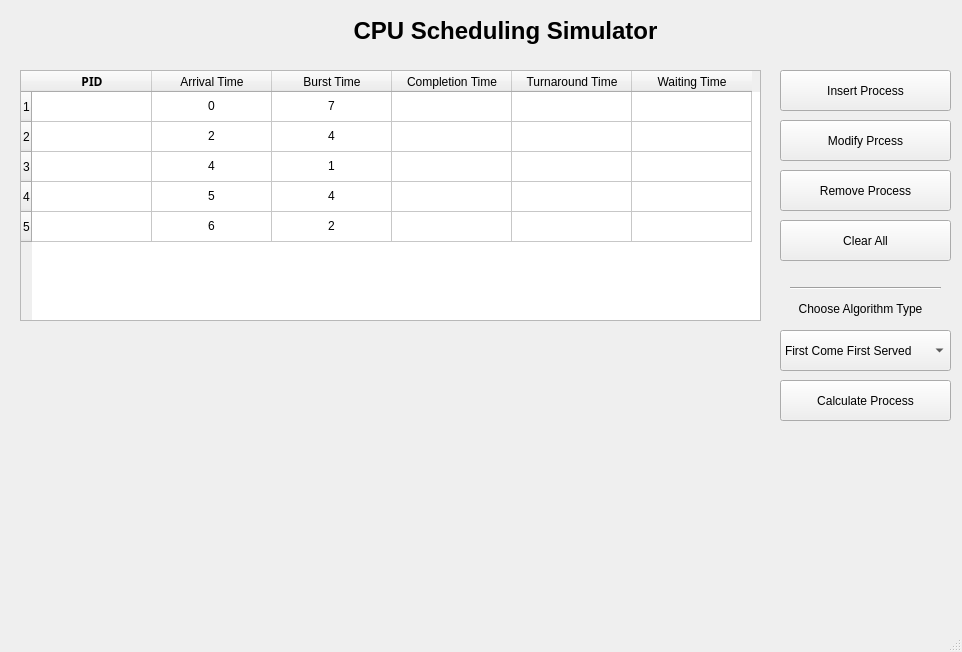
<?xml version="1.0" encoding="UTF-8"?>
<ui version="4.0">
 <class>MainWindow</class>
 <widget class="QMainWindow" name="MainWindow">
  <property name="enabled">
   <bool>true</bool>
  </property>
  <property name="geometry">
   <rect>
    <x>0</x>
    <y>0</y>
    <width>962</width>
    <height>652</height>
   </rect>
  </property>
  <property name="windowTitle">
   <string>MainWindow</string>
  </property>
  <property name="iconSize">
   <size>
    <width>22</width>
    <height>22</height>
   </size>
  </property>
  <widget class="QWidget" name="centralwidget">
   <widget class="QTableWidget" name="processTable">
    <property name="geometry">
     <rect>
      <x>20</x>
      <y>70</y>
      <width>741</width>
      <height>251</height>
     </rect>
    </property>
    <property name="sizeAdjustPolicy">
     <enum>QAbstractScrollArea::AdjustIgnored</enum>
    </property>
    <property name="editTriggers">
     <set>QAbstractItemView::NoEditTriggers</set>
    </property>
    <property name="selectionBehavior">
     <enum>QAbstractItemView::SelectRows</enum>
    </property>
    <property name="showGrid">
     <bool>true</bool>
    </property>
    <property name="rowCount">
     <number>5</number>
    </property>
    <property name="columnCount">
     <number>6</number>
    </property>
    <attribute name="horizontalHeaderVisible">
     <bool>true</bool>
    </attribute>
    <attribute name="horizontalHeaderCascadingSectionResizes">
     <bool>false</bool>
    </attribute>
    <attribute name="horizontalHeaderDefaultSectionSize">
     <number>120</number>
    </attribute>
    <attribute name="horizontalHeaderHighlightSections">
     <bool>true</bool>
    </attribute>
    <attribute name="horizontalHeaderShowSortIndicator" stdset="0">
     <bool>false</bool>
    </attribute>
    <attribute name="horizontalHeaderStretchLastSection">
     <bool>false</bool>
    </attribute>
    <attribute name="verticalHeaderVisible">
     <bool>true</bool>
    </attribute>
    <attribute name="verticalHeaderCascadingSectionResizes">
     <bool>false</bool>
    </attribute>
    <attribute name="verticalHeaderMinimumSectionSize">
     <number>21</number>
    </attribute>
    <attribute name="verticalHeaderDefaultSectionSize">
     <number>30</number>
    </attribute>
    <attribute name="verticalHeaderHighlightSections">
     <bool>true</bool>
    </attribute>
    <attribute name="verticalHeaderShowSortIndicator" stdset="0">
     <bool>false</bool>
    </attribute>
    <attribute name="verticalHeaderStretchLastSection">
     <bool>false</bool>
    </attribute>
    <row/>
    <row/>
    <row/>
    <row/>
    <row/>
    <column>
     <property name="text">
      <string>PID</string>
     </property>
     <property name="font">
      <font>
       <family>Fira Sans</family>
       <weight>75</weight>
       <bold>true</bold>
      </font>
     </property>
    </column>
    <column>
     <property name="text">
      <string>Arrival Time</string>
     </property>
    </column>
    <column>
     <property name="text">
      <string>Burst Time</string>
     </property>
    </column>
    <column>
     <property name="text">
      <string>Completion Time</string>
     </property>
    </column>
    <column>
     <property name="text">
      <string>Turnaround Time</string>
     </property>
    </column>
    <column>
     <property name="text">
      <string>Waiting Time</string>
     </property>
    </column>
    <item row="0" column="0">
     <property name="text">
      <string/>
     </property>
    </item>
    <item row="0" column="1">
     <property name="text">
      <string>0</string>
     </property>
     <property name="textAlignment">
      <set>AlignCenter</set>
     </property>
    </item>
    <item row="0" column="2">
     <property name="text">
      <string>7</string>
     </property>
     <property name="textAlignment">
      <set>AlignCenter</set>
     </property>
    </item>
    <item row="1" column="1">
     <property name="text">
      <string>2</string>
     </property>
     <property name="textAlignment">
      <set>AlignCenter</set>
     </property>
    </item>
    <item row="1" column="2">
     <property name="text">
      <string>4</string>
     </property>
     <property name="textAlignment">
      <set>AlignCenter</set>
     </property>
    </item>
    <item row="2" column="1">
     <property name="text">
      <string>4</string>
     </property>
     <property name="textAlignment">
      <set>AlignCenter</set>
     </property>
    </item>
    <item row="2" column="2">
     <property name="text">
      <string>1</string>
     </property>
     <property name="textAlignment">
      <set>AlignCenter</set>
     </property>
    </item>
    <item row="3" column="1">
     <property name="text">
      <string>5</string>
     </property>
     <property name="textAlignment">
      <set>AlignCenter</set>
     </property>
    </item>
    <item row="3" column="2">
     <property name="text">
      <string>4</string>
     </property>
     <property name="textAlignment">
      <set>AlignCenter</set>
     </property>
    </item>
    <item row="4" column="1">
     <property name="text">
      <string>6</string>
     </property>
     <property name="textAlignment">
      <set>AlignCenter</set>
     </property>
    </item>
    <item row="4" column="2">
     <property name="text">
      <string>2</string>
     </property>
     <property name="textAlignment">
      <set>AlignCenter</set>
     </property>
    </item>
   </widget>
   <widget class="QLabel" name="label">
    <property name="geometry">
     <rect>
      <x>340</x>
      <y>10</y>
      <width>331</width>
      <height>41</height>
     </rect>
    </property>
    <property name="font">
     <font>
      <pointsize>18</pointsize>
      <weight>75</weight>
      <bold>true</bold>
     </font>
    </property>
    <property name="layoutDirection">
     <enum>Qt::LeftToRight</enum>
    </property>
    <property name="autoFillBackground">
     <bool>false</bool>
    </property>
    <property name="text">
     <string>CPU Scheduling Simulator</string>
    </property>
    <property name="alignment">
     <set>Qt::AlignCenter</set>
    </property>
   </widget>
   <widget class="QPushButton" name="insertProcess">
    <property name="geometry">
     <rect>
      <x>780</x>
      <y>70</y>
      <width>171</width>
      <height>41</height>
     </rect>
    </property>
    <property name="text">
     <string>Insert Process</string>
    </property>
   </widget>
   <widget class="QPushButton" name="modifyDataBtn">
    <property name="geometry">
     <rect>
      <x>780</x>
      <y>120</y>
      <width>171</width>
      <height>41</height>
     </rect>
    </property>
    <property name="text">
     <string>Modify Prcess</string>
    </property>
   </widget>
   <widget class="QPushButton" name="removeProcessBtn">
    <property name="geometry">
     <rect>
      <x>780</x>
      <y>170</y>
      <width>171</width>
      <height>41</height>
     </rect>
    </property>
    <property name="text">
     <string>Remove Process</string>
    </property>
   </widget>
   <widget class="QLabel" name="label_2">
    <property name="geometry">
     <rect>
      <x>780</x>
      <y>300</y>
      <width>161</width>
      <height>17</height>
     </rect>
    </property>
    <property name="text">
     <string>Choose Algorithm Type</string>
    </property>
    <property name="alignment">
     <set>Qt::AlignCenter</set>
    </property>
   </widget>
   <widget class="QComboBox" name="algorithmBox">
    <property name="geometry">
     <rect>
      <x>780</x>
      <y>330</y>
      <width>171</width>
      <height>41</height>
     </rect>
    </property>
    <item>
     <property name="text">
      <string>First Come First Served</string>
     </property>
    </item>
    <item>
     <property name="text">
      <string>Short Job First Preemptive</string>
     </property>
    </item>
    <item>
     <property name="text">
      <string>Short Job First Non-Preemptive</string>
     </property>
    </item>
    <item>
     <property name="text">
      <string>Round Robin</string>
     </property>
    </item>
   </widget>
   <widget class="QPushButton" name="calculateBtn">
    <property name="geometry">
     <rect>
      <x>780</x>
      <y>380</y>
      <width>171</width>
      <height>41</height>
     </rect>
    </property>
    <property name="text">
     <string>Calculate Process</string>
    </property>
   </widget>
   <widget class="QPushButton" name="clearTableBtn">
    <property name="geometry">
     <rect>
      <x>780</x>
      <y>220</y>
      <width>171</width>
      <height>41</height>
     </rect>
    </property>
    <property name="text">
     <string>Clear All</string>
    </property>
   </widget>
   <widget class="QWidget" name="verticalLayoutWidget">
    <property name="geometry">
     <rect>
      <x>20</x>
      <y>330</y>
      <width>741</width>
      <height>291</height>
     </rect>
    </property>
    <layout class="QVBoxLayout" name="plotBox"/>
   </widget>
   <widget class="QWidget" name="verticalLayoutWidget_2">
    <property name="geometry">
     <rect>
      <x>780</x>
      <y>430</y>
      <width>171</width>
      <height>191</height>
     </rect>
    </property>
    <layout class="QVBoxLayout" name="plotBox2"/>
   </widget>
   <widget class="Line" name="line">
    <property name="geometry">
     <rect>
      <x>790</x>
      <y>280</y>
      <width>151</width>
      <height>16</height>
     </rect>
    </property>
    <property name="orientation">
     <enum>Qt::Horizontal</enum>
    </property>
   </widget>
  </widget>
  <widget class="QStatusBar" name="statusbar"/>
 </widget>
 <resources/>
 <connections/>
</ui>
